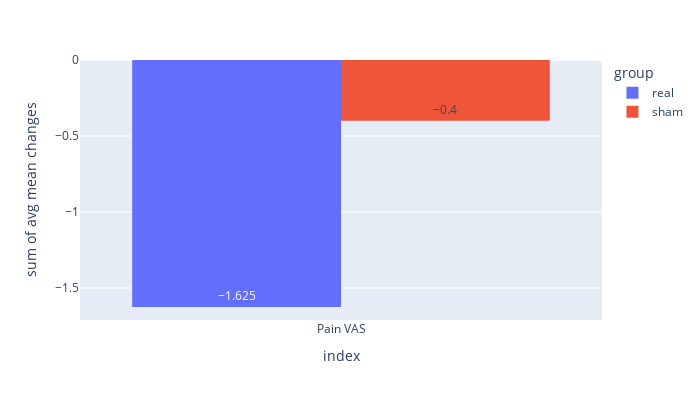

Notebook code cell kept with this figure:
### Code cell
fig = px.histogram(joined_mean, x='index', y='avg mean changes', color='group', barmode='group',
text_auto=True, width=700, height=400)
fig

### Figure 1 — Plotly figure (JSON) as saved in the notebook; plotly's stock layout.template omitted (floating-point values rounded to 4 significant figures)
{"data": [{"alignmentgroup": "True", "bingroup": "x", "histfunc": "sum", "hovertemplate": "group=real<br>index=%{x}<br>sum of avg mean changes=%{y}<extra></extra>", "legendgroup": "real", "marker": {"color": "#636efa", "pattern": {"shape": ""}}, "name": "real", "offsetgroup": "real", "orientation": "v", "showlegend": true, "texttemplate": "%{value}", "type": "histogram", "x": ["Pain VAS", "Qualitative pain", "Day to day", "Lifting weights", "Walking", "Sitting", "Standing", "Sleeping", "Sex life", "Social life", "Travel"], "xaxis": "x", "y": [-1.625, null, null, null, null, null, null, null, null, null, null], "yaxis": "y"}, {"alignmentgroup": "True", "bingroup": "x", "histfunc": "sum", "hovertemplate": "group=sham<br>index=%{x}<br>sum of avg mean changes=%{y}<extra></extra>", "legendgroup": "sham", "marker": {"color": "#EF553B", "pattern": {"shape": ""}}, "name": "sham", "offsetgroup": "sham", "orientation": "v", "showlegend": true, "texttemplate": "%{value}", "type": "histogram", "x": ["Pain VAS", "Qualitative pain", "Day to day", "Lifting weights", "Walking", "Sitting", "Standing", "Sleeping", "Sex life", "Social life", "Travel"], "xaxis": "x", "y": [-0.4, null, null, null, null, null, null, null, null, null, null], "yaxis": "y"}], "layout": {"barmode": "group", "height": 400, "legend": {"title": {"text": "group"}, "tracegroupgap": 0}, "margin": {"t": 60}, "width": 700, "xaxis": {"anchor": "y", "domain": [0, 1], "title": {"text": "index"}}, "yaxis": {"anchor": "x", "domain": [0, 1], "title": {"text": "sum of avg mean changes"}}}}
